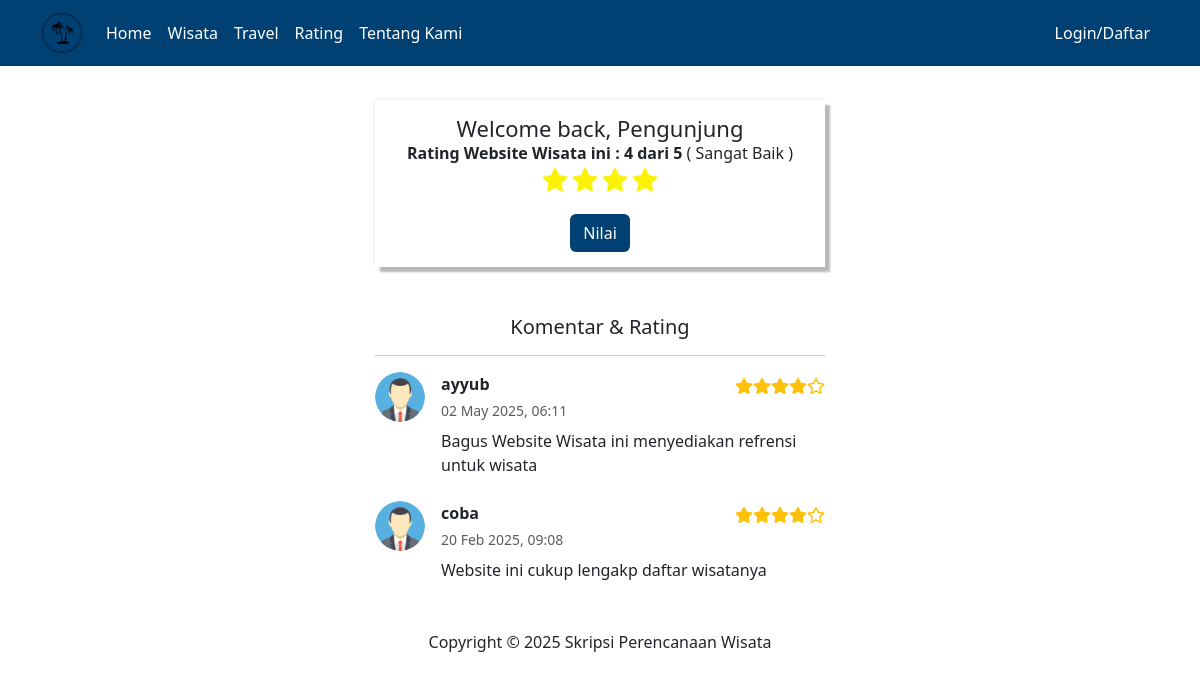
The app's page /index.php?page=rating, older data.
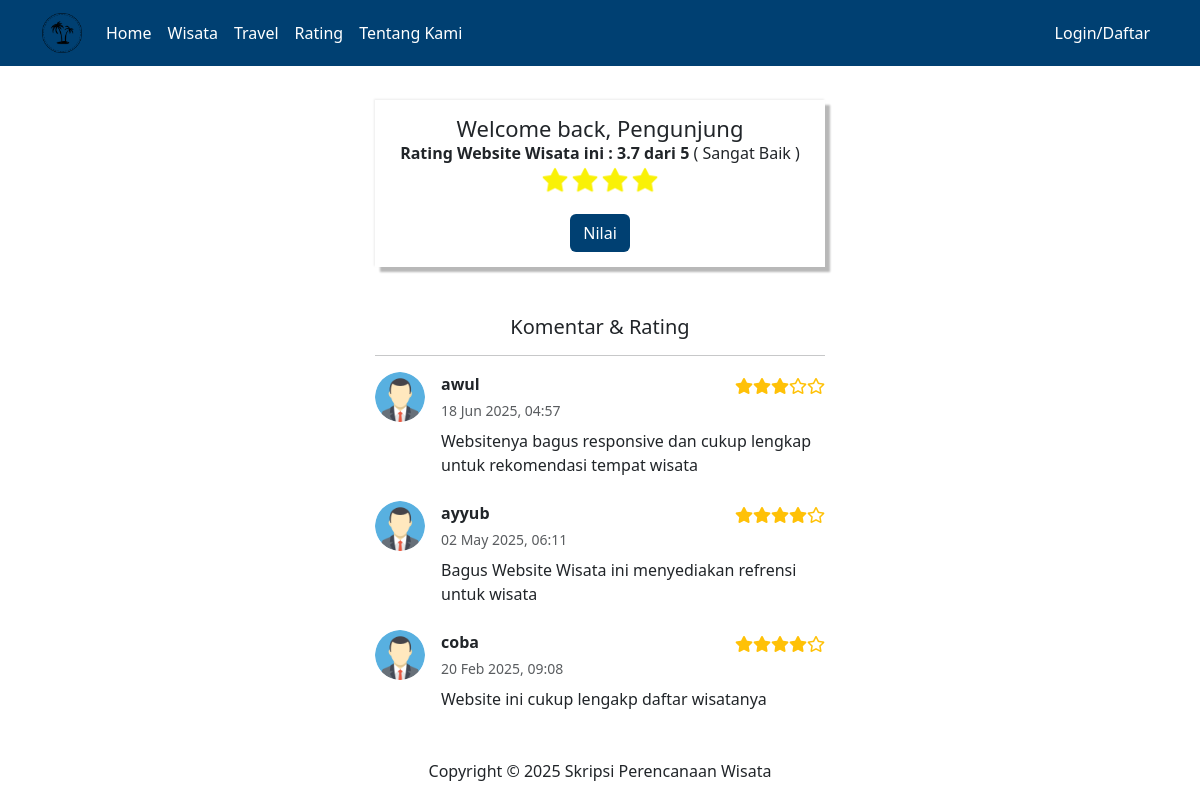
The same page, newer data.
### tables this page shows
CREATE TABLE `rating` (
  `id` int(11) NOT NULL,
  `user_id` int(11) DEFAULT NULL,
  `rating1` int(11) NOT NULL,
  `rating2` int(11) NOT NULL,
  `rating3` int(11) NOT NULL,
  `rating4` int(11) NOT NULL,
  `rating5` int(11) DEFAULT NULL,
  `komentar` text DEFAULT NULL,
  `created_at` timestamp NOT NULL DEFAULT current_timestamp(),
  `updated_at` timestamp NOT NULL DEFAULT current_timestamp()
);

CREATE TABLE `user` (
  `id` int(11) NOT NULL,
  `nama` text NOT NULL,
  `email` text NOT NULL,
  `password` text NOT NULL,
  `level` enum('user','admin') NOT NULL,
  `Alamat` text NOT NULL,
  `created_at` timestamp NOT NULL DEFAULT current_timestamp(),
  `updated_at` timestamp NOT NULL DEFAULT current_timestamp()
);

### management_page/rating.php (the view, shortened to what this page needs)
<?php
$query = "SELECT * FROM rating";
$stmt = mysqli_query($koneksi, $query);
$data = mysqli_fetch_all($stmt, MYSQLI_ASSOC);
function buatUlasan($rating) {
    switch ($rating) {
        case 4:
            return "Sangat Baik";
    }
}
$all_ratings_combined = [];
foreach ($data as $row) {
    for ($i = 1; $i <= 1; $i++) {
        $all_ratings_combined[] = $row['rating' . $i];
    }
}
$total_rating_combined = array_sum($all_ratings_combined);
$rata_rata_combined = round($total_rating_combined / count($all_ratings_combined),1);
$ulasan_total = buatUlasan(round($rata_rata_combined));
?>
<div class="kotak-rating">
<?php if (!isset($s_nama)) { ?>
    <h3>Welcome back, Pengunjung</h3>
    <?php if($ulasan_total == 'Kurang') { ?>
      <p><strong>Rating Website Wisata ini : <?= $rata_rata_combined ?> dari 5  </strong>( <?= $ulasan_total ?> )</p>
      <div class="stars">
        <div class="star-rating"></div>
    </div>
    <?php } else if($ulasan_total == 'Sangat Baik') { ?>
      <p><strong>Rating Website Wisata ini : <?= $rata_rata_combined ?> dari 5  </strong>( <?= $ulasan_total ?> )</p>
      <div class="stars">
        <div class="star-rating"></div>
        <div class="star-rating"></div>
        <div class="star-rating"></div>
        <div class="star-rating"></div>
    </div>
    <?php } else if($ulasan_total == 'Sempurna') { ?>
      <p><strong>Rating Website Wisata ini : <?= $rata_rata_combined ?> dari 5  </strong>( <?= $ulasan_total ?> )</p>
      <div class="stars">
        <div class="star-rating"></div>
        <div class="star-rating"></div>
        <div class="star-rating"></div>
        <div class="star-rating"></div>
        <div class="star-rating"></div>
    </div>
    <?php } ?>
<?php }  ?>
    <form action="" method="post">
        <button type="submit" name="nilai" class="btn text-white mt-2" style="background-color:#004072;" >Nilai</button>
    </form>
</div>
<div class="komentar my-5 mb-5">
    <h4>Komentar & Rating</h4>
    <hr>
    <?php
    $query_komen = mysqli_query($koneksi, "
        SELECT
            user.nama,
            rating.komentar,
            rating.rating1,
            rating.created_at
        FROM rating
        JOIN user ON rating.user_id = user.id
        ORDER BY rating.created_at DESC
    ");
    if (mysqli_num_rows($query_komen) > 0) {
        while ($row = mysqli_fetch_assoc($query_komen)) {
    ?>
            <div class="d-flex align-items-start mb-4">
                <div class="flex-shrink-0">
                    <img src="./assets/images/icon_form/user.png" alt="user" class="rounded-circle" width="50px">
                </div>
                <div class="ms-3 flex-grow-1">
                    <div class="d-flex justify-content-between align-items-center">
                        <strong class="mb-1"><?= htmlspecialchars($row['nama']) ?></strong>
                        <div class="text-warning">
                            <?php
                            $rating = (int)$row['rating1'];
                            for ($i = 1; $i <= 5; $i++) {
                                if ($i <= $rating) {
                                    echo '<i class="fas fa-star"></i>';
                                } else {
                                    echo '<i class="far fa-star"></i>';
                                }
                            }
                            ?>
                        </div>
                    </div>
                    <small class="text-muted d-block mb-2">
                        <?= date('d M Y, H:i', strtotime($row['created_at'])) ?>
                    </small>
                    <p class="mb-0">
                        <?= nl2br(htmlspecialchars($row['komentar'])) ?>
                    </p>
                </div>
            </div>
            <hr class="my-3 d-md-none"> <?php
        }
    } else { ?>
        <p class="text-muted fst-italic">Belum ada komentar.</p>
    <?php } ?>
</div>

Row changes from the older to the newer data that the page shows:
added rating: user.nama "awul", rating1 3 (drawn), created_at "18 Jun 2025, 04:57", komentar "Websitenya bagus responsive dan cukup lengkap untuk rekomendasi tempat wisata"
Text that changed along with them:
$rata_rata_combined: "4" → "3.7"
